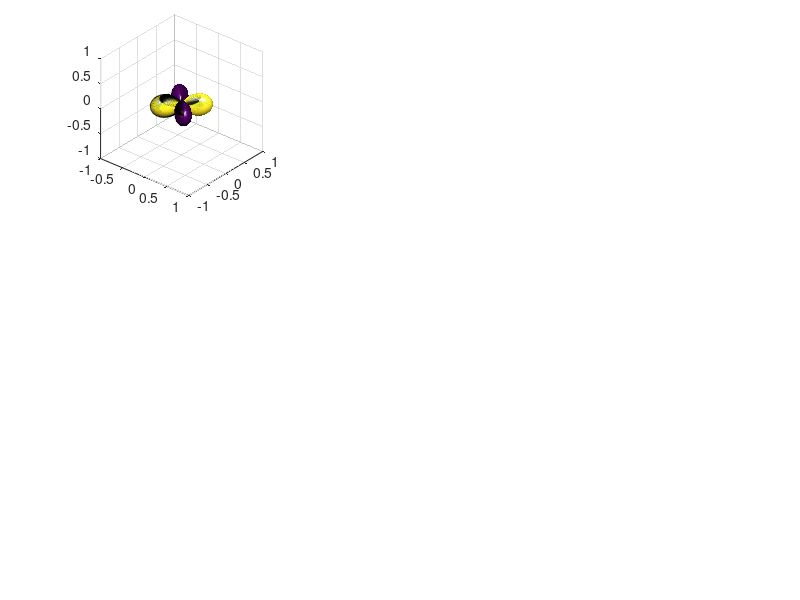

Here is the MATLAB script that generated this plot: (Note: this script raises an error after producing the figure.)
function spharmPlot(L, resolution)
% This function plots base spherical harmonic functions in their real forms
%
% Syntax: 
% spharmPlot(L, resolution)
% spharmPlot(L)
% spharmPlot()
%
% Inputs:% 
% L: degree of the functions, default value = 2;
% resolution: resolution of sphere surface, default value = 500.
%
% Results:
% green regions represent negative values
% red regions represent positive values
%
% Reference: http://en.wikipedia.org/wiki/Spherical_harmonics
% 
% Written by Mengliu Zhao, School of Computing Science, Simon Fraser University
% Update Date: 2014/Dec/03

if nargin < 1
	L = 2;
	resolution = 500;
end
if nargin < 2
	resolution = 500;
end

% discretize sphere surface
delta = pi/resolution;
theta = 0:delta:pi; % altitude
phi = 0:2*delta:2*pi; % azimuth
[phi,theta] = meshgrid(phi,theta);

% set figure background to white
figure('Color',[1 1 1])
for M = -L:L
	% Legendre polynomials
	P_LM = legendre(L,cos(theta(:,1)));
	P_LM = P_LM(abs(M)+1,:)';
	P_LM = repmat(P_LM, [1, size(theta, 1)]);

	% normalization constant
	N_LM = sqrt((2*L+1)/4/pi*factorial(L-abs(M))/factorial(L+abs(M)));
		
	% base spherical harmonic function
	if M>=0
		Y_LM = sqrt(2) * N_LM * P_LM .* cos(M*phi);
	else		
		Y_LM = sqrt(2) * N_LM * P_LM .* sin(abs(M)*phi);
	end
	
	% map to sphere surface
	r = Y_LM;	
	r = Y_LM;	
	x = abs(r).*sin(theta).*cos(phi); 
	y = abs(r).*sin(theta).*sin(phi);
	z = abs(r).*cos(theta);

	% visualization
	subplot(ceil(sqrt(2*L+1)),ceil(sqrt(2*L+1)),M+1+L)
	h = surf(x,y,z,double(r>=0));
	
	% adjust camera view
	view(40,30)
	camzoom(1.5)
	camlight left
	camlight right
% 	lighting phong
% 
	axis([-1 1 -1 1 -1 1])
	
	% map positive regions to red, negative regions to green
	colormap(redbluecmap([2]))
	
	% hide edges
	set(h, 'LineStyle','none')
	
	grid off
	text(0,-.5,-1,['L = ', num2str(L), ', M = ', num2str(M)])
end